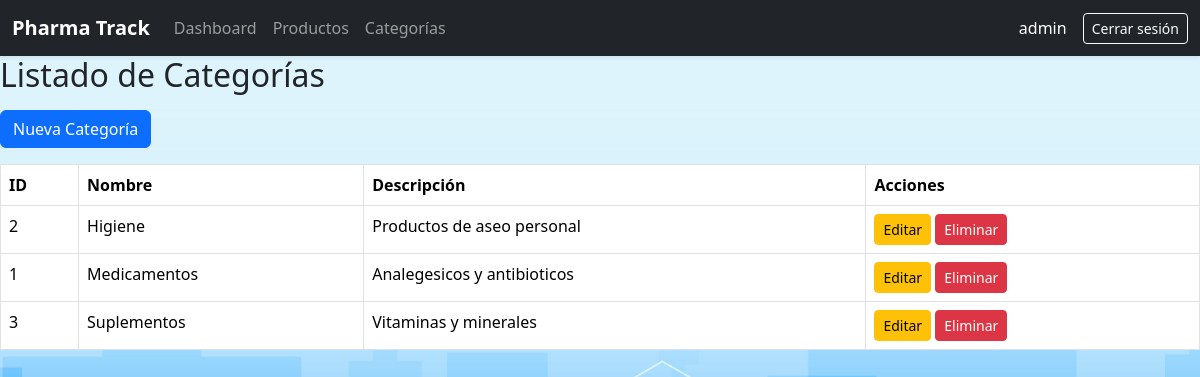
Screenshot of /public/index.php?url=/categorias (signed in) with the database file from the repository.
### tables this page shows
CREATE TABLE `categoria` (
  `categoria_id` int(11) NOT NULL,
  `nombre` varchar(100) NOT NULL,
  `descripcion` text DEFAULT NULL
);

### app/controllers/CategoriaController.php (called while the page is built, shortened)
<?php
require_once __DIR__ . '/../models/Categoria.php';
class CategoriaController
{
    public function index(): void
    {
        $categoriaModel = new Categoria();
        $categorias = $categoriaModel->listar();
        require_once __DIR__ . '/../views/categorias/index.php';
    }
}

### app/config/bd.php (called while the page is built, shortened)
<?php
$host = '127.0.0.1';
$nombreBD = 'drogueriapharmatrack';
$user = 'root';
$pass = '';
$port = 3306;
$dsn = "mysql:host={$host};port={$port};dbname={$nombreBD};charset=utf8mb4";
$options = [
    PDO::ATTR_ERRMODE            => PDO::ERRMODE_EXCEPTION,
    PDO::ATTR_DEFAULT_FETCH_MODE => PDO::FETCH_ASSOC,
    PDO::ATTR_EMULATE_PREPARES   => false,
];
try {
    return new PDO($dsn, $user, $pass, $options);
} catch (PDOException $e) {
    http_response_code(500);
    echo 'Error de conexión a la base de datos: ' . htmlspecialchars($e->getMessage());
    exit;
}

### app/models/Categoria.php (called while the page is built, shortened)
<?php
require __DIR__ . '/../config/bd.php';
class Categoria
{
    private PDO $pdo;
    public function __construct()
    {
        $this->pdo = require __DIR__ . '/../config/bd.php';
    }
    public function listar(): array
    {
        $stmt = $this->pdo->prepare("SELECT * FROM categoria ORDER BY nombre");
        $stmt->execute();
        return $stmt->fetchAll(PDO::FETCH_ASSOC);
    }
}

### app/views/categorias/index.php (the view, shortened to what this page needs)
<?php
$categorias = $categorias ?? [];
require_once __DIR__ . '/../layout/header.php';
?>
<h2 class="mb-3">Listado de Categorías</h2>
<a href="<?= BASE_URL ?>/categorias/create" class="btn btn-primary mb-3">
    Nueva Categoría
</a>
<table class="table table-bordered">
    <thead>
        <tr>
            <th>ID</th>
            <th>Nombre</th>
            <th>Descripción</th>
            <th>Acciones</th>
        </tr>
    </thead>
    <tbody>
        <?php if (!empty($categorias)): ?>
            <?php foreach ($categorias as $c): ?>
                <tr>
                    <td><?= (int)$c['categoria_id'] ?></td>
                    <td><?= htmlspecialchars($c['nombre']) ?></td>
                    <td><?= htmlspecialchars($c['descripcion'] ?? '') ?></td>
                    <td>
                        <a class="btn btn-warning btn-sm"
                            href="<?= BASE_URL ?>/categorias/<?= (int)$c['categoria_id'] ?>/edit">
                            Editar
                        </a>
                        <form method="POST"
                              action="<?= BASE_URL ?>/categorias/<?= (int)$c['categoria_id'] ?>/delete"
                              style="display:inline-block"
                              onsubmit="return confirm('¿Eliminar esta categoría?')">
                            <button type="submit" class="btn btn-danger btn-sm">Eliminar</button>
                        </form>
                    </td>
                </tr>
            <?php endforeach; ?>
        <?php else: ?>
            <tr>
                <td colspan="4">No hay categorías registradas</td>
            </tr>
        <?php endif; ?>
    </tbody>
</table>
<?php require_once __DIR__ . '/../layout/footer.php'; ?>

### app/views/layout/header.php (style rules this page uses)
body { min-height: 100vh; background-image: url("/pharma-track/assets/img/26800.jpg"); background-size: cover; background-position: center; background-repeat: no-repeat; }

### rows the page displays
categoria: categoria_id "2", nombre "Higiene", descripcion "Productos de aseo personal"
categoria: categoria_id "1", nombre "Medicamentos", descripcion "Analegesicos y antibioticos"
categoria: categoria_id "3", nombre "Suplementos", descripcion "Vitaminas y minerales"

### other values shown
$_SESSION['empleado']['usuario'] "admin"
